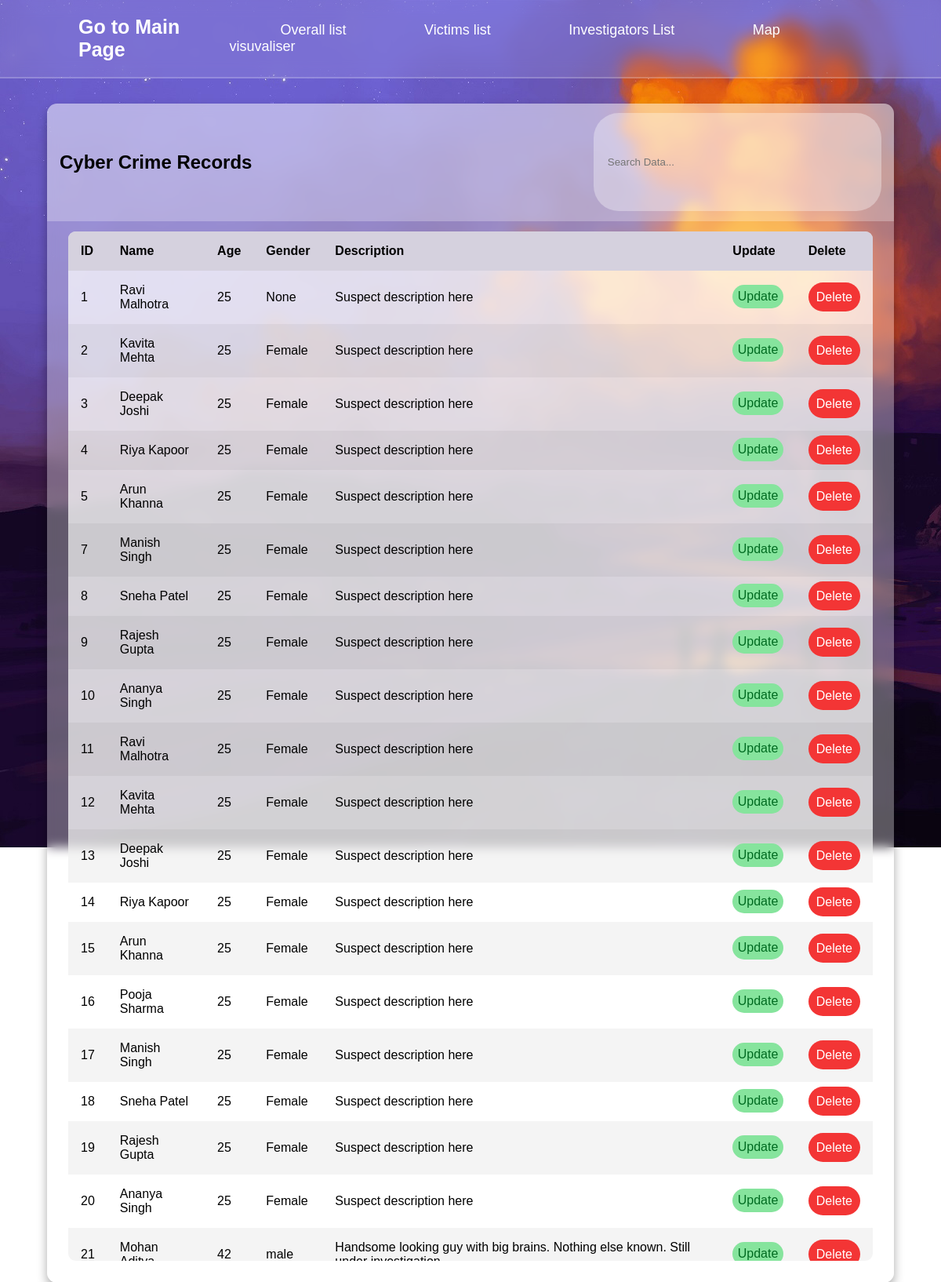
Screenshot of /records/listsuspects/ (signed in) with the database file from the repository.
### MainTableInput/models.py (models this page shows, shortened)
class Suspect(models.Model):
    suspect_name = models.CharField(max_length=255)
    age = models.IntegerField(null=True, blank=True)
    GENDER_CHOICES = [
        ('male', 'Male'),
        ('female', 'Female'),
    ]
    gender = models.CharField(max_length=10, choices=GENDER_CHOICES, null=True, blank=True)
    description = models.TextField(null=True, blank=True)

### MainTableInput/views.py (the view)
# urls.py: path('listsuspects/',SuspectListView.as_view() , name = 'list-suspects'),
class SuspectListView(LoginRequiredMixin, ListView):
    model = Suspect
    template_name = "MainTableInput/ListSuspects.html"
    context_object_name = "records"

### MainTableInput/templates/MainTableInput/ListSuspects.html (shortened to what this page needs)
{% load static %}
<!DOCTYPE html>
<html lang="en" title="Coding design">
<head>
    <link rel="stylesheet" type="text/css" href="{% static 'MainTableInput/Listing_style.css' %}">
</head>
<body>
    <header class="header">
        <a href = {% url 'blog-home'%} class="logo">Go to Main Page</a>
        <nav class="navbar">
            <a href="{% url 'list-cybercrime' %}">Overall list</a>
            <a href="{% url 'list-victims' %}">Victims list</a>
            <a href="{% url 'list-investigators' %}">Investigators List</a>
            <a href="{% url 'visualise-cybercrime' %}">Map visuvaliser</a>
        </nav>
    </header>
    <main class="table">
        <section class="table__header">
            <h1>Cyber Crime Records</h1>
            <div class="input-group">
                <input type="search" placeholder="Search Data...">
            </div>
        </section>
        <section class="table__body">
            <table>
                <thead>
                    <tr>
                        <th> ID </th>
                        <th> Name </th>
                        <th> Age </th>
                        <th> Gender </th>
                        <th> Description </th>
                        <th> Update </th>
                        <th> Delete </th>
                    </tr>
                </thead>
                <tbody>
                    {% for obj in records %}
                    <tr>
                        <td> {{ obj.id }} </td>
                        <td> {{ obj.suspect_name }} </td>
                        <td> {{ obj.age }} </td>
                        <td> {{ obj.gender }} </td>
                        <td> {{ obj.description }} </td>
                        <td>
                                <a href="{% url "update-suspects" obj.id %}" class="update">Update</a>
                        </td>
                        <td>
                            <a href="{% url "delete-suspects" obj.id %}" class="delete">Delete</a>
                        </td>
                    </tr>
                    {% endfor %}
                </tbody>
            </table>
        </section>
    </main>
</body>
</html>

### MainTableInput/static/MainTableInput/Listing_style.css (style rules this page uses)
* { margin: 0; padding: 0; box-sizing: border-box; font-family: sans-serif; }
body { min-height: 100vh; background: url(html_table.jpg) no-repeat; display: flex; justify-content: center; align-items: center; }
.header { position: fixed; top: 0; left: 0; width: 100%; padding: 20px 100px; background: rgba(255, 255, 255, .1); display: flex; justify-content: space-between; align-items: center; backdrop-filter: blur(10px); border-bottom: 2px solid rgba(255, 255, 255, .2); }
.header::before { content: ''; position: absolute; top: 0; left: -100%; width: 100%; height: 100%; background: linear-gradient(90deg, transparent, rgba(255, 255, 255, .4), transparent); transition: .5s; }
.logo { color: #fff; font-size: 25px; text-decoration: none; font-weight: 600; cursor: default; }
.navbar a { padding: 30px; color: #fff; font-size: 18px; text-decoration: none; margin-left: 35px; transition: .3s; }
main.table { width: 90vw; height: 90vh; background-color: #fff5; margin-top: 6rem; backdrop-filter: blur(7px); box-shadow: 0 .4rem .8rem #0005; border-radius: .8rem; overflow: hidden; }
.table__header { width: 100%; height: 10%; background-color: #fff4; padding: .8rem 1rem; display: flex; justify-content: space-between; align-items: center; }
.table__header .input-group { width: 35%; height: 100%; background-color: #fff5; padding: 0 .8rem; border-radius: 2rem; display: flex; justify-content: center; align-items: center; transition: .2s; }
.table__header .input-group input { width: 100%; padding: 0 .5rem 0 .3rem; background-color: transparent; border: none; outline: none; }
.table__body { width: 95%; max-height: calc(89% - 1.6rem); background-color: #fffb; margin: .8rem auto; border-radius: .6rem; overflow: auto; overflow: overlay; }
table { width: 100%; }
table, th, td { border-collapse: collapse; padding: 1rem; text-align: left; }
thead th { position: sticky; top: 0; left: 0; background-color: #d5d1defe; cursor: pointer; text-transform: capitalize; }
tbody tr:nth-child(even) { background-color: #0000000b; }
tbody tr { --delay: .1s; transition: .5s ease-in-out var(--delay), background-color 0s; }
tbody tr td, tbody tr td p, tbody tr td img { transition: .2s ease-in-out; }
.update { padding: .4rem .4rem; text-decoration: none; border-radius: 2rem; text-align: center; transition: 200ms ease; margin-top: 10px; background-color: #86e49d; color: #006b21; }
.delete { padding: .4rem .4rem; text-decoration: none; border-radius: 2rem; text-align: center; transition: 200ms ease; padding: 10px; margin-top: 60px; background-color: #f33535; color: #fff; }

### rows the page displays
Suspect: id "1", suspect_name "Ravi Malhotra", age "25", gender "None", description "Suspect description here"
Suspect: id "2", suspect_name "Kavita Mehta", age "25", gender "Female", description "Suspect description here"
Suspect: id "3", suspect_name "Deepak Joshi", age "25", gender "Female", description "Suspect description here"
Suspect: id "4", suspect_name "Riya Kapoor", age "25", gender "Female", description "Suspect description here"
Suspect: id "5", suspect_name "Arun Khanna", age "25", gender "Female", description "Suspect description here"
Suspect: id "7", suspect_name "Manish Singh", age "25", gender "Female", description "Suspect description here"
Suspect: id "8", suspect_name "Sneha Patel", age "25", gender "Female", description "Suspect description here"
Suspect: id "9", suspect_name "Rajesh Gupta", age "25", gender "Female", description "Suspect description here"
Suspect: id "10", suspect_name "Ananya Singh", age "25", gender "Female", description "Suspect description here"
Suspect: id "11", suspect_name "Ravi Malhotra", age "25", gender "Female", description "Suspect description here"
Suspect: id "12", suspect_name "Kavita Mehta", age "25", gender "Female", description "Suspect description here"
Suspect: id "13", suspect_name "Deepak Joshi", age "25", gender "Female", description "Suspect description here"
Suspect: id "14", suspect_name "Riya Kapoor", age "25", gender "Female", description "Suspect description here"
Suspect: id "15", suspect_name "Arun Khanna", age "25", gender "Female", description "Suspect description here"
Suspect: id "16", suspect_name "Pooja Sharma", age "25", gender "Female", description "Suspect description here"
Suspect: id "17", suspect_name "Manish Singh", age "25", gender "Female", description "Suspect description here"
Suspect: id "18", suspect_name "Sneha Patel", age "25", gender "Female", description "Suspect description here"
Suspect: id "19", suspect_name "Rajesh Gupta", age "25", gender "Female", description "Suspect description here"
Suspect: id "20", suspect_name "Ananya Singh", age "25", gender "Female", description "Suspect description here"
Suspect: id "21", suspect_name "Mohan…", age "42", gender "male", description "Handsome looking guy with big brains. Nothing else known. Still…"
